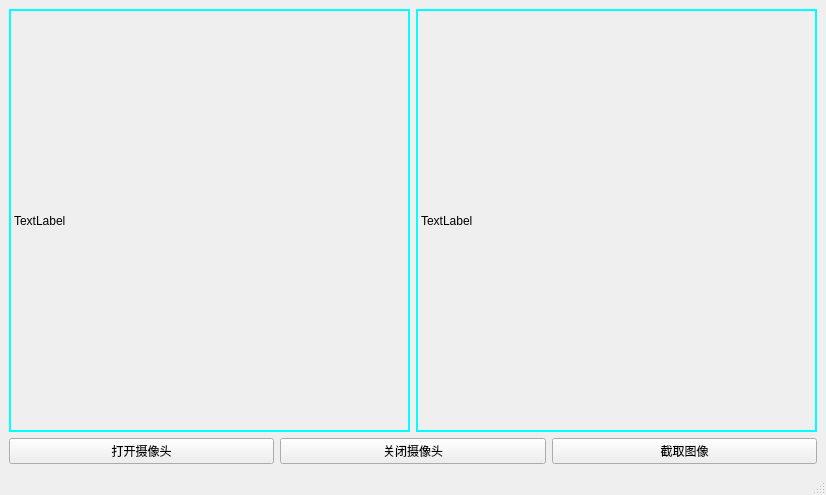
<?xml version="1.0" encoding="UTF-8"?>
<ui version="4.0">
 <class>MainWindow</class>
 <widget class="QMainWindow" name="MainWindow">
  <property name="geometry">
   <rect>
    <x>0</x>
    <y>0</y>
    <width>826</width>
    <height>495</height>
   </rect>
  </property>
  <property name="windowTitle">
   <string>MainWindow</string>
  </property>
  <widget class="QWidget" name="centralwidget">
   <layout class="QVBoxLayout" name="verticalLayout">
    <item>
     <layout class="QHBoxLayout" name="horizontalLayout">
      <item>
       <widget class="QLabel" name="label">
        <property name="minimumSize">
         <size>
          <width>400</width>
          <height>400</height>
         </size>
        </property>
        <property name="styleSheet">
         <string notr="true">border-width: 2px;
border-style: solid;
border-color: rgb(0, 255, 255);</string>
        </property>
        <property name="text">
         <string>TextLabel</string>
        </property>
       </widget>
      </item>
      <item>
       <widget class="QLabel" name="label_2">
        <property name="minimumSize">
         <size>
          <width>400</width>
          <height>400</height>
         </size>
        </property>
        <property name="styleSheet">
         <string notr="true">border-width: 2px;
border-style: solid;
border-color: rgb(0, 255, 255);</string>
        </property>
        <property name="text">
         <string>TextLabel</string>
        </property>
       </widget>
      </item>
     </layout>
    </item>
    <item>
     <layout class="QHBoxLayout" name="horizontalLayout_2">
      <item>
       <widget class="QPushButton" name="pushButton">
        <property name="text">
         <string>打开摄像头</string>
        </property>
       </widget>
      </item>
      <item>
       <widget class="QPushButton" name="pushButton_2">
        <property name="text">
         <string>关闭摄像头</string>
        </property>
       </widget>
      </item>
      <item>
       <widget class="QPushButton" name="pushButton_3">
        <property name="text">
         <string>截取图像</string>
        </property>
       </widget>
      </item>
     </layout>
    </item>
   </layout>
  </widget>
  <widget class="QMenuBar" name="menubar">
   <property name="geometry">
    <rect>
     <x>0</x>
     <y>0</y>
     <width>826</width>
     <height>21</height>
    </rect>
   </property>
  </widget>
  <widget class="QStatusBar" name="statusbar"/>
 </widget>
 <resources/>
 <connections/>
</ui>
